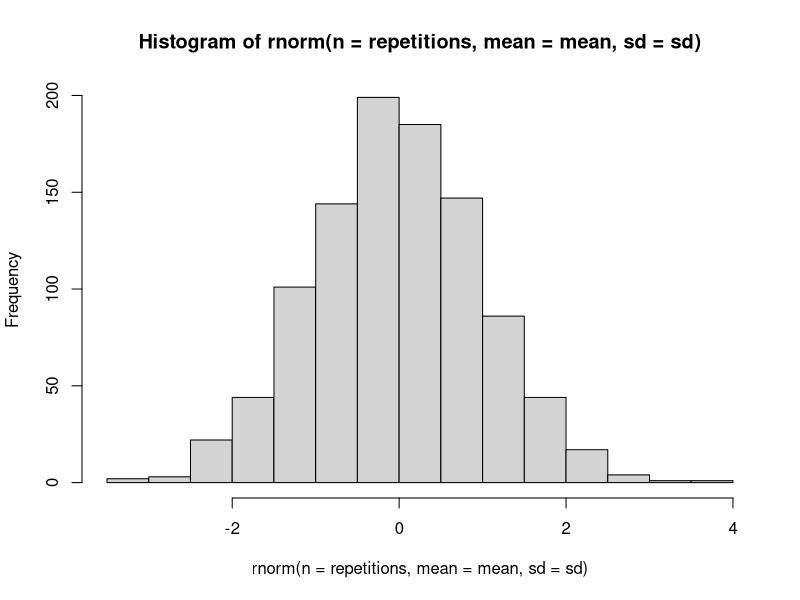
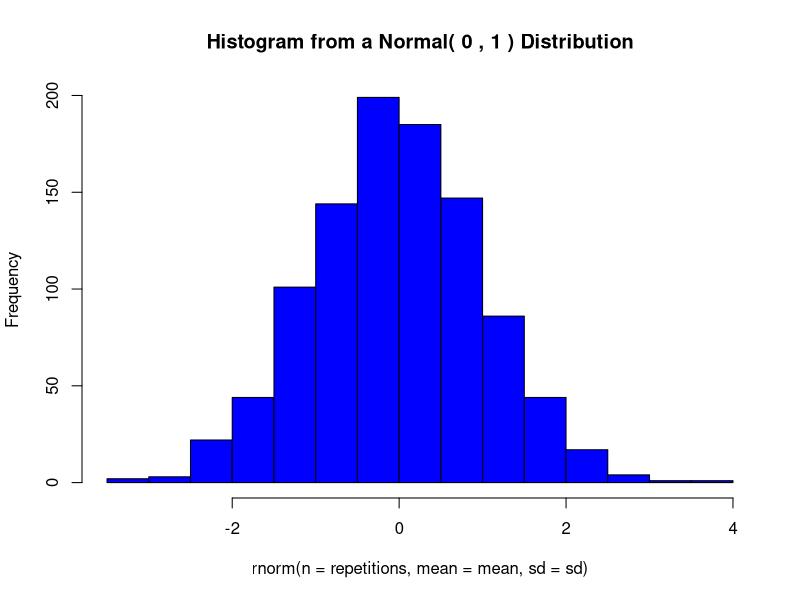

The R script that drew these images, in order:
## ---- chunk 1
data(iris)

                       iris[10, 5]
          as.character(iris[10, 5])
as.factor(as.character(iris[10, 5]))
## ---- chunk 2
             iris[(length(iris$Species) - 4):length(iris$Species),'Species']
as.character(iris[(length(iris$Species) - 4):length(iris$Species),'Species'])

tail(iris$Species, n = 5)
as.character(tail(iris$Species, n = 5))

             tail(iris[['Species']], n = 5)
as.character(tail(iris[['Species']], n = 5))

tail(iris['Species'], n = 5)
## ---- chunk 3
mean(iris$Sepal.Length[iris$Petal.Width > 1])
## ---- chunk 4
for (i in 1:10) {
  if (i < 5) {
    print(i * 3)
  } else {
    print(i * 2)
  }
}
## ---- chunk 5
set.seed(184)
num <- rnorm(n = 1, mean = 1, sd = 2)
while (num < 3) {
  print(num)
  num <- rnorm(n = 1, mean = 1, sd = 2)
}
## ---- chunk 6
Counting <- data.frame(NULL)
Rows     <- c(1:3)
Cols     <- c(1:4)

for (j in 1:length(Cols)) {
  for (i in 1:length(Rows)) {
    Counting[i, j] <- i + j 
  }
}

Counting
## ---- chunk 7
set.seed(184)

plotNormal <- function (repetitions, mean, sd) {
  hist(x = rnorm(n = repetitions, mean = mean, sd = sd))
}
plotNormal(1000, 0, 1)
## ---- chunk 8
set.seed(184)

plotNormal <- function (repetitions, mean, sd) {
  hist(
    col  = 'blue',
    main = paste('Histogram from a Normal(', mean, ',' , sd, ') Distribution'),
    x    = rnorm(n = repetitions, mean = mean, sd = sd)
  )
}
plotNormal(1000, 0, 1)
